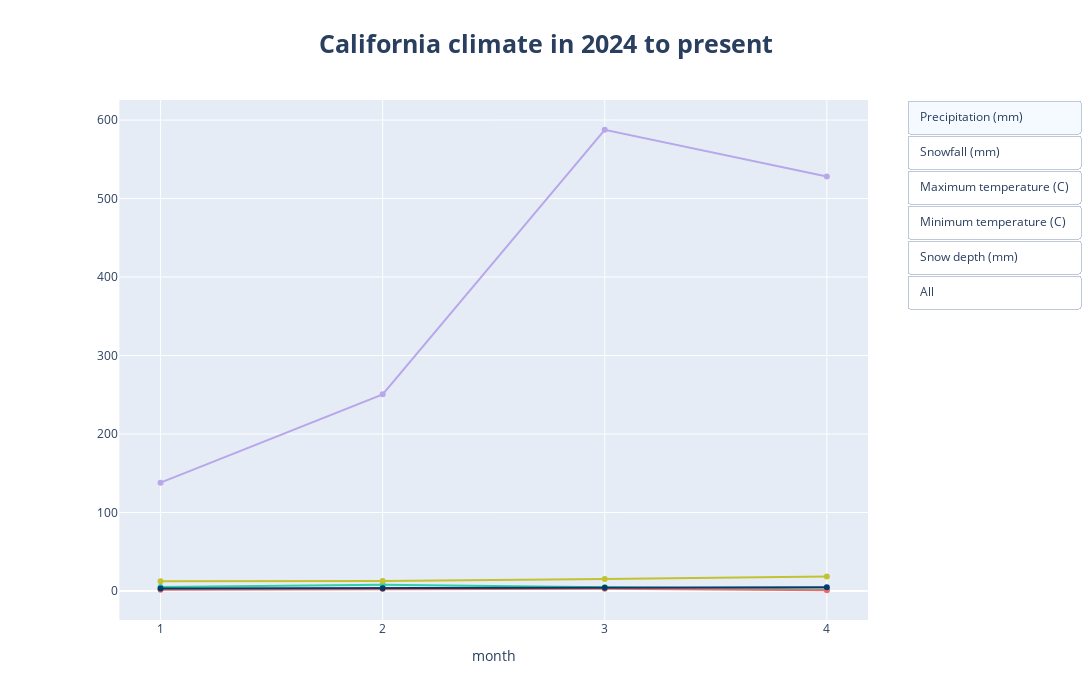

The notebook cell this image was saved under:
### Code cell
import plotly.graph_objects as go

# Initialize figure
fig = go.Figure()

fig.add_trace(
    go.Scatter(x=list(CA.Time.dt.month.unique()),
               y=list(CA[CA.Element == 'PRCP'].groupby(CA.Time.dt.month)['Value'].mean() / 10),
               name="Precipitation",
               line=dict(color="#33CFA5")))

fig.add_trace(
    go.Scatter(x=list(CA.Time.dt.month.unique()),
               y=list(CA[CA.Element == 'SNOW'].groupby(CA.Time.dt.month)['Value'].mean()),
               name="SNOW",
               line=dict(color="#F06A6A")))

fig.add_trace(
    go.Scatter(x=list(CA.Time.dt.month.unique()),
               y=list(CA[CA.Element == 'TMAX'].groupby(CA.Time.dt.month)['Value'].mean() / 10),
               name="TMAX",
               line=dict(color="#c2c330")))

fig.add_trace(
    go.Scatter(x=list(CA.Time.dt.month.unique()),
               y=list(CA[CA.Element == 'TMIN'].groupby(CA.Time.dt.month)['Value'].mean() / 10),
               name="TMIN",
               line=dict(color="#003d6c")))


fig.add_trace(
    go.Scatter(x=list(CA.Time.dt.month.unique()),
               y=list(CA[CA.Element == 'SNWD'].groupby(CA.Time.dt.month)['Value'].mean()),
               name="SNWD",
               line=dict(color="#b8a7ea")))


button1 = dict(method='update', 
               args=[{"visible": [True, False, False, False, False] }], 
               label="Precipitation (mm)" )
button2 = dict(method='update', 
               args=[{"visible": [False, True, False, False, False] }], 
               label="Snowfall (mm)" )   
button3 = dict(method='update', 
               args=[{"visible": [False, False, True, False, False] }], 
               label="Maximum temperature (C)" ) 
button4 = dict(method='update', 
               args=[{"visible": [False, False, False, True, False] }], 
               label="Minimum temperature (C)" ) 
button5 = dict(method='update', 
               args=[{"visible": [False, False, False, False, True] }], 
               label="Snow depth (mm)" )
button6 = dict(method='update', 
               args=[{"visible": [True, True, True, True, True] }], 
               label="All" ) 

fig.update_layout(width=1200, 
                  height=700,
                  template = "plotly",
                  updatemenus = [dict(type='buttons',
                                    buttons=[button1, button2, button3, button4, button5, button6],
                                    x=1.05,
                                    xanchor="left",
                                    y=1,
                                    yanchor="top")],
                  title={
                            'text': "<b>California climate in 2024 to present</b>",
                            'font': {'size': 25},
                            'y':0.95,
                            'x':0.5,
                            'xanchor': 'center',
                            'yanchor': 'top'},
                  xaxis_domain = [0.05, 1.0],
                  xaxis = dict(tickvals = [i+1 for i in range(4)]),
                  xaxis_title="month",
                  showlegend = False)


fig.show()

### Figure 1 — Plotly figure (JSON) as saved in the notebook; plotly's stock layout.template omitted (floating-point values rounded to 4 significant figures)
{"data": [{"line": {"color": "#33CFA5"}, "name": "Precipitation", "type": "scatter", "x": [1, 2, 3, 4], "y": [5.169, 8.041, 4.895, 1.851]}, {"line": {"color": "#F06A6A"}, "name": "SNOW", "type": "scatter", "x": [1, 2, 3, 4], "y": [1.748, 2.686, 2.955, 0.9723]}, {"line": {"color": "#c2c330"}, "name": "TMAX", "type": "scatter", "x": [1, 2, 3, 4], "y": [12.57, 12.89, 15.27, 18.51]}, {"line": {"color": "#003d6c"}, "name": "TMIN", "type": "scatter", "x": [1, 2, 3, 4], "y": [3.264, 3.555, 4.286, 4.925]}, {"line": {"color": "#b8a7ea"}, "name": "SNWD", "type": "scatter", "x": [1, 2, 3, 4], "y": [138.1, 250.5, 587.6, 528.1]}], "layout": {"height": 700, "showlegend": false, "title": {"font": {"size": 25}, "text": "<b>California climate in 2024 to present</b>", "x": 0.5, "xanchor": "center", "y": 0.95, "yanchor": "top"}, "updatemenus": [{"buttons": [{"args": [{"visible": [true, false, false, false, false]}], "label": "Precipitation (mm)", "method": "update"}, {"args": [{"visible": [false, true, false, false, false]}], "label": "Snowfall (mm)", "method": "update"}, {"args": [{"visible": [false, false, true, false, false]}], "label": "Maximum temperature (C)", "method": "update"}, {"args": [{"visible": [false, false, false, true, false]}], "label": "Minimum temperature (C)", "method": "update"}, {"args": [{"visible": [false, false, false, false, true]}], "label": "Snow depth (mm)", "method": "update"}, {"args": [{"visible": [true, true, true, true, true]}], "label": "All", "method": "update"}], "type": "buttons", "x": 1.05, "xanchor": "left", "y": 1, "yanchor": "top"}], "width": 1200, "xaxis": {"domain": [0.05, 1], "tickvals": [1, 2, 3, 4], "title": {"text": "month"}}}}
